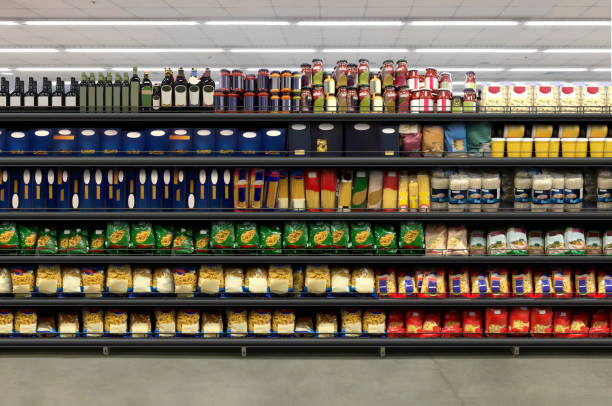
#> input picture test_img/test1.jpg, 612 x 406 px
$ python -i image_filter.py   (imports and definitions only)
#> lines starting #> are read from the running program, lines starting #| are printed output that depends on the picture
#> in phase1_preprocess, image is the input picture: shape (406, 612, 3); mean B, G, R 91.1, 104, 113
import cv2
import numpy as np


def apply_bilateral_filter(image: np.ndarray,
                           diameter: int = 9,
                           sigma_color: int = 75,
                           sigma_space: int = 75) -> np.ndarray:
    """
    Smooth textures while preserving edges.
    """
#> called with diameter = 9, sigma_color = 75, sigma_space = 75
    return cv2.bilateralFilter(image, diameter, sigma_color, sigma_space)


def apply_clahe_lab(image: np.ndarray,
                    clip_limit: float = 2.0,
                    tile_grid_size: tuple = (8, 8)) -> np.ndarray:
    """
    Apply CLAHE on the L channel in LAB space to normalize lighting.
    """
#> called with clip_limit = 2, tile_grid_size = (8, 8)
    lab = cv2.cvtColor(image, cv2.COLOR_BGR2LAB)
#> lab: shape (406, 612, 3); mean of channels 0, 1, 2 110.3, 130.2, 136.3
    l, a, b = cv2.split(lab)
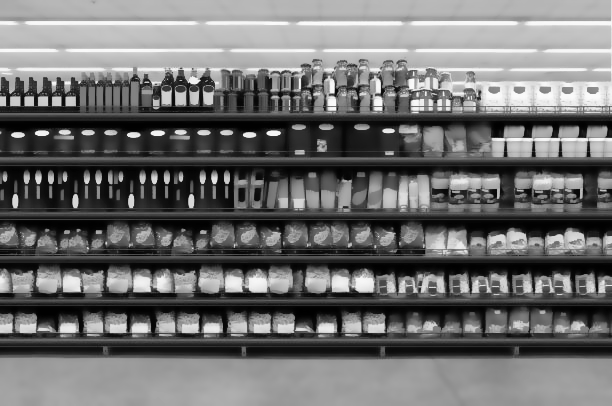
#> l: shape (406, 612); min 0, max 251, mean 110.3
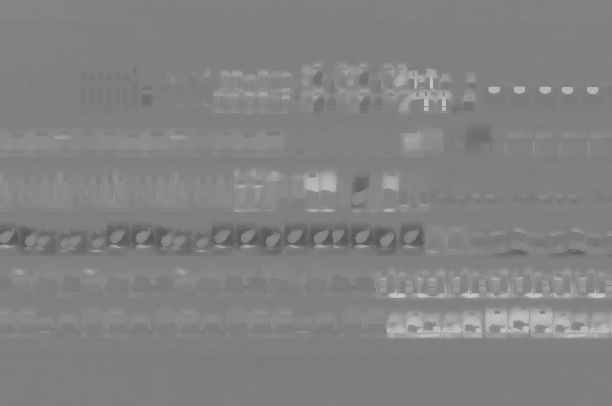
#> a: shape (406, 612); min 88, max 200, mean 130.2
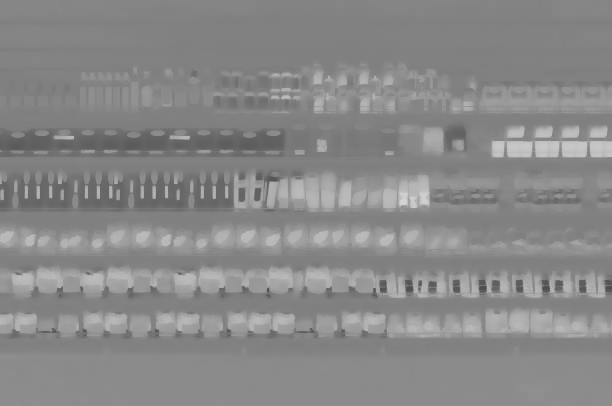
#> b: shape (406, 612); min 77, max 212, mean 136.3

    clahe = cv2.createCLAHE(clipLimit=clip_limit,
                            tileGridSize=tile_grid_size)
    l_clahe = clahe.apply(l)
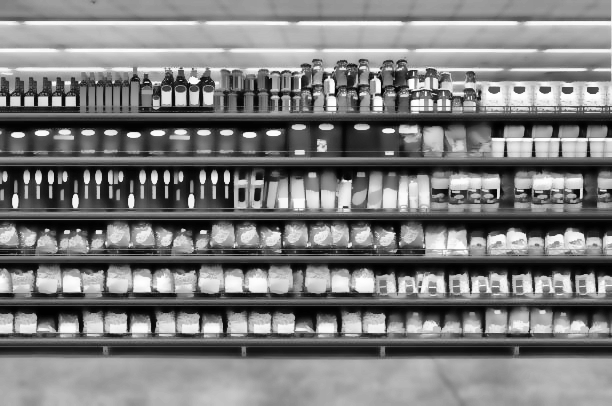
#> l_clahe: shape (406, 612); min 0, max 255, mean 124.4

    lab_clahe = cv2.merge((l_clahe, a, b))
#> lab_clahe: shape (406, 612, 3); mean of channels 0, 1, 2 124.4, 130.2, 136.3
    return cv2.cvtColor(lab_clahe, cv2.COLOR_LAB2BGR)
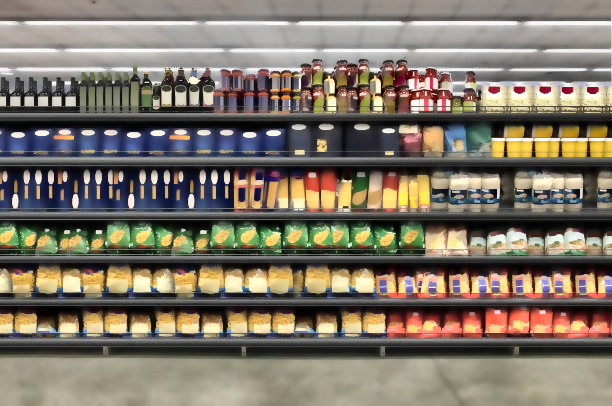
#> returned value: shape (406, 612, 3); mean B, G, R 103.9, 117.3, 126.4


def convert_color_space(image: np.ndarray,
                        space: str = "LAB") -> np.ndarray:
    """
    Convert image to LAB or HSV for later processing phases.
    """
#> called with space = 'LAB'
    if space.upper() == "LAB":
        return cv2.cvtColor(image, cv2.COLOR_BGR2LAB)
#> returned value: shape (406, 612, 3); mean of channels 0, 1, 2 124.3, 130, 136.3
    elif space.upper() == "HSV":
        return cv2.cvtColor(image, cv2.COLOR_BGR2HSV)
    else:
        raise ValueError("Unsupported color space. Use 'LAB' or 'HSV'.")


def phase1_preprocess(image_path: str,
                      output_path: str = None,
                      color_space: str = "LAB") -> np.ndarray:
    """
    Full Phase I pipeline:
        1. Bilateral filter
        2. CLAHE contrast normalization
        3. Color space conversion

    Returns processed image.
    """

    image = cv2.imread(image_path)

    if image is None:
        raise FileNotFoundError(f"Could not read image at {image_path}")

    # Step 1: Bilateral filtering
    filtered = apply_bilateral_filter(image)

    # Step 2: CLAHE (lighting normalization)
    enhanced = apply_clahe_lab(filtered)

    # Step 3: Convert color space (for later segmentation use)
    converted = convert_color_space(enhanced, color_space)

    if output_path:
        cv2.imwrite(output_path, converted)

    return converted


>>> result = phase1_preprocess('../test_img/test1.jpg')
